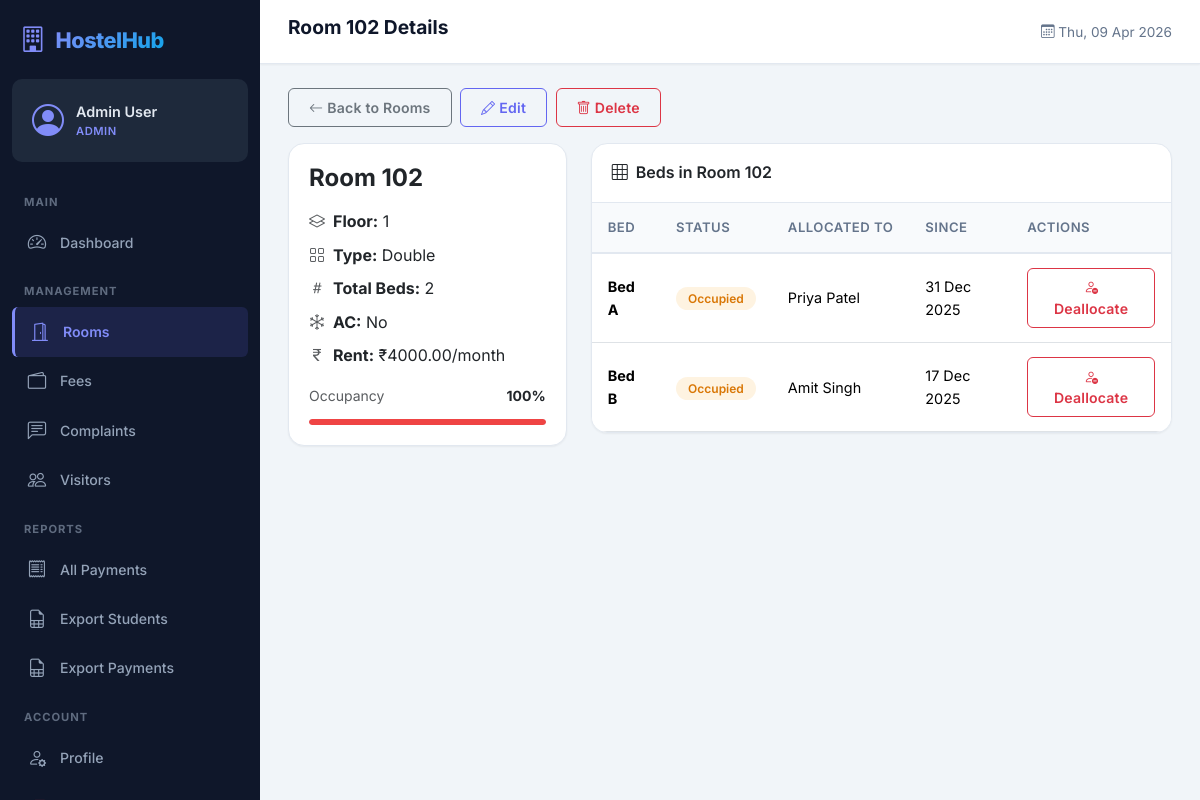
The app's page /rooms/2/ (signed in) with its own data.
### apps/accounts/models.py (models this page shows, shortened)
class CustomUser(AbstractUser):
    ROLE_CHOICES = [
        ('student', 'Student'),
        ('admin', 'Admin'),
        ('warden', 'Warden'),
    ]
    role = models.CharField(max_length=10, choices=ROLE_CHOICES, default='student')
    phone = models.CharField(max_length=15, blank=True)
    parent_phone = models.CharField(max_length=15, blank=True, verbose_name='Parent/Guardian Phone')
    address = models.TextField(blank=True)
    institution = models.CharField(max_length=200, blank=True, verbose_name='College/Institution')
    profile_pic = models.ImageField(upload_to='profile_pics/', blank=True, null=True)
    class Meta:
        verbose_name = 'User'
        verbose_name_plural = 'Users'
    @property
    def is_student(self):
        return self.role == 'student'
    @property
    def is_hostel_admin(self):
        return self.role == 'admin' or self.is_superuser

### apps/rooms/models.py (models this page shows, shortened)
class Room(models.Model):
    ROOM_TYPE_CHOICES = [
        ('single', 'Single'),
        ('double', 'Double'),
        ('triple', 'Triple'),
        ('dormitory', 'Dormitory'),
    ]
    room_number = models.CharField(max_length=20, unique=True)
    floor = models.PositiveIntegerField(default=1)
    room_type = models.CharField(max_length=10, choices=ROOM_TYPE_CHOICES, default='double')
    total_beds = models.PositiveIntegerField(default=2)
    is_ac = models.BooleanField(default=False, verbose_name='Air Conditioned')
    monthly_rent = models.DecimalField(max_digits=10, decimal_places=2, default=5000.00)
    description = models.TextField(blank=True)
    created_at = models.DateTimeField(auto_now_add=True)
    class Meta:
        ordering = ['floor', 'room_number']
    @property
    def occupied_beds(self):
        return self.beds.filter(status='occupied').count()
    @property
    def occupancy_percentage(self):
        total = self.beds.count()
        if total == 0:
            return 0
        return round((self.occupied_beds / total) * 100)

class Bed(models.Model):
    STATUS_CHOICES = [
        ('available', 'Available'),
        ('occupied', 'Occupied'),
        ('maintenance', 'Under Maintenance'),
    ]
    room = models.ForeignKey(Room, on_delete=models.CASCADE, related_name='beds')
    bed_label = models.CharField(max_length=10, help_text='e.g., A, B, C')
    status = models.CharField(max_length=15, choices=STATUS_CHOICES, default='available')
    class Meta:
        unique_together = ('room', 'bed_label')
        ordering = ['room', 'bed_label']

class Allocation(models.Model):
    student = models.ForeignKey(settings.AUTH_USER_MODEL, on_delete=models.CASCADE, related_name='allocations')
    bed = models.ForeignKey(Bed, on_delete=models.CASCADE, related_name='allocations')
    start_date = models.DateField()
    end_date = models.DateField(blank=True, null=True)
    is_active = models.BooleanField(default=True)
    allocated_by = models.ForeignKey(
        settings.AUTH_USER_MODEL, on_delete=models.SET_NULL, null=True,
        related_name='allocations_made'
    )
    created_at = models.DateTimeField(auto_now_add=True)
    notes = models.TextField(blank=True)
    class Meta:
        ordering = ['-created_at']

### apps/rooms/views.py (the view)
# urls.py: path('<int:pk>/', views.room_detail, name='room_detail'),
@login_required
def room_detail(request, pk):
    room = get_object_or_404(Room, pk=pk)
    beds = room.beds.all()
    allocations = Allocation.objects.filter(bed__room=room, is_active=True).select_related('student', 'bed')
    context = {
        'room': room,
        'beds': beds,
        'allocations': allocations,
    }
    return render(request, 'rooms/room_detail.html', context)

### templates/rooms/room_detail.html (shortened to what this page needs)
{% extends 'base.html' %}
{% block page_title %}Room {{ room.room_number }} Details{% endblock %}
{% block content %}
<div class="mb-3">
    <a href="{% url 'rooms:room_list' %}" class="btn btn-sm btn-outline-secondary">
        <i class="bi bi-arrow-left me-1"></i>Back to Rooms
    </a>
    {% if user.is_hostel_admin or user.is_warden %}
    <a href="{% url 'rooms:room_edit' room.pk %}" class="btn btn-sm btn-outline-primary ms-1">
        <i class="bi bi-pencil me-1"></i>Edit
    </a>
    <a href="{% url 'rooms:room_delete' room.pk %}" class="btn btn-sm btn-outline-danger ms-1">
        <i class="bi bi-trash me-1"></i>Delete
    </a>
    {% endif %}
</div>
<div class="row g-4">
    <div class="col-lg-4">
        <div class="card animate-slide-up">
            <div class="card-body">
                <h4 class="fw-bold mb-3">Room {{ room.room_number }}</h4>
                <ul class="list-unstyled">
                    <li class="mb-2"><i class="bi bi-layers me-2 text-muted"></i><strong>Floor:</strong> {{ room.floor }}</li>
                    <li class="mb-2"><i class="bi bi-grid me-2 text-muted"></i><strong>Type:</strong> {{ room.get_room_type_display }}</li>
                    <li class="mb-2"><i class="bi bi-hash me-2 text-muted"></i><strong>Total Beds:</strong> {{ room.total_beds }}</li>
                    <li class="mb-2"><i class="bi bi-snow me-2 text-muted"></i><strong>AC:</strong> {% if room.is_ac %}Yes{% else %}No{% endif %}</li>
                    <li class="mb-2"><i class="bi bi-currency-rupee me-2 text-muted"></i><strong>Rent:</strong> ₹{{ room.monthly_rent }}/month</li>
                </ul>
                <div class="mt-3">
                    <div class="d-flex justify-content-between mb-1">
                        <small class="text-muted">Occupancy</small>
                        <small class="fw-bold">{{ room.occupancy_percentage }}%</small>
                    </div>
                    <div class="occupancy-bar">
                        <div class="occupancy-fill {% if room.occupancy_percentage > 80 %}high{% elif room.occupancy_percentage > 40 %}mid{% else %}low{% endif %}"
                             style="width: {{ room.occupancy_percentage }}%"></div>
                    </div>
                </div>
            </div>
        </div>
    </div>
    <div class="col-lg-8">
        <div class="card animate-slide-up">
            <div class="card-header">
                <i class="bi bi-grid-3x3 me-2"></i>Beds in Room {{ room.room_number }}
            </div>
            <div class="card-body p-0">
                <div class="table-responsive">
                    <table class="table">
                        <thead>
                            <tr>
                                <th>Bed</th>
                                <th>Status</th>
                                <th>Allocated To</th>
                                <th>Since</th>
                                <th>Actions</th>
                            </tr>
                        </thead>
                        <tbody>
                            {% for bed in beds %}
                            <tr>
                                <td><strong>Bed {{ bed.bed_label }}</strong></td>
                                <td><span class="badge-status badge-{{ bed.status }}">{{ bed.get_status_display }}</span></td>
                                <td>
                                    {% for alloc in allocations %}
                                        {% if alloc.bed_id == bed.id %}
                                            {{ alloc.student.get_full_name }}
                                        {% endif %}
                                    {% endfor %}
                                </td>
                                <td>
                                    {% for alloc in allocations %}
                                        {% if alloc.bed_id == bed.id %}
                                            {{ alloc.start_date|date:"d M Y" }}
                                        {% endif %}
                                    {% endfor %}
                                </td>
                                <td>
                                    {% if user.is_hostel_admin or user.is_warden %}
                                        {% if bed.status == 'available' %}
                                        <a href="{% url 'rooms:allocate_bed' bed.pk %}" class="btn btn-sm btn-success">
                                            <i class="bi bi-person-plus"></i> Allocate
                                        </a>
                                        {% else %}
                                            {% for alloc in allocations %}
                                                {% if alloc.bed_id == bed.id %}
                                                <a href="{% url 'rooms:deallocate_bed' alloc.pk %}" class="btn btn-sm btn-outline-danger">
                                                    <i class="bi bi-person-dash"></i> Deallocate
                                                </a>
                                                {% endif %}
                                            {% endfor %}
                                        {% endif %}
                                    {% endif %}
                                </td>
                            </tr>
                            {% endfor %}
                        </tbody>
                    </table>
                </div>
            </div>
        </div>
    </div>
</div>
{% endblock %}

### templates/base.html (shortened to what this page needs)
{% load static %}
<!DOCTYPE html>
<html lang="en" data-bs-theme="light">
<head>
    <link href="https://cdn.jsdelivr.net/npm/bootstrap@5.3.3/dist/css/bootstrap.min.css" rel="stylesheet">
    <link rel="stylesheet" href="https://cdn.jsdelivr.net/npm/bootstrap-icons@1.11.3/font/bootstrap-icons.min.css">
    <link rel="stylesheet" href="{% static 'css/style.css' %}">
</head>
<body>
    {% if user.is_authenticated %}
    <div class="app-wrapper">
        <nav class="sidebar" id="sidebar">
            <div class="sidebar-header">
                <div class="brand">
                    <i class="bi bi-building"></i>
                    <span class="brand-text">HostelHub</span>
                </div>
            </div>
            <div class="sidebar-user">
                <div class="user-avatar">
                    <i class="bi bi-person-circle"></i>
                </div>
                <div class="user-info">
                    <span class="user-name">{{ user.get_full_name|default:user.username }}</span>
                    <span class="user-role badge-role">{{ user.get_role_display }}</span>
                </div>
            </div>
            <ul class="sidebar-nav">
                <li class="nav-section">Main</li>
                <li class="nav-item {% if request.resolver_match.url_name == 'home' %}active{% endif %}">
                    <a href="{% url 'dashboard:home' %}">
                        <i class="bi bi-speedometer2"></i>
                        <span>Dashboard</span>
                    </a>
                </li>
                <li class="nav-section">Management</li>
                <li class="nav-item {% if 'rooms' in request.resolver_match.app_name %}active{% endif %}">
                    <a href="{% url 'rooms:room_list' %}">
                        <i class="bi bi-door-open"></i>
                        <span>Rooms</span>
                    </a>
                </li>
                <li class="nav-item {% if 'fees' in request.resolver_match.app_name %}active{% endif %}">
                    <a href="{% url 'fees:fee_dashboard' %}">
                        <i class="bi bi-wallet2"></i>
                        <span>Fees</span>
                    </a>
                </li>
                <li class="nav-item {% if 'complaints' in request.resolver_match.app_name %}active{% endif %}">
                    <a href="{% url 'complaints:complaint_list' %}">
                        <i class="bi bi-chat-left-text"></i>
                        <span>Complaints</span>
                    </a>
                </li>
                <li class="nav-item {% if 'visitors' in request.resolver_match.app_name %}active{% endif %}">
                    <a href="{% url 'visitors:visitor_list' %}">
                        <i class="bi bi-people"></i>
                        <span>Visitors</span>
                    </a>
                </li>
                {% if user.is_hostel_admin or user.is_warden %}
                <li class="nav-section">Reports</li>
                <li class="nav-item">
                    <a href="{% url 'fees:all_payments' %}">
                        <i class="bi bi-receipt"></i>
                        <span>All Payments</span>
                    </a>
                </li>
                <li class="nav-item">
                    <a href="{% url 'dashboard:export_csv' 'students' %}">
                        <i class="bi bi-file-earmark-spreadsheet"></i>
                        <span>Export Students</span>
                    </a>
                </li>
                <li class="nav-item">
                    <a href="{% url 'dashboard:export_csv' 'payments' %}">
                        <i class="bi bi-file-earmark-spreadsheet"></i>
                        <span>Export Payments</span>
                    </a>
                </li>
                {% endif %}
                <li class="nav-section">Account</li>
                <li class="nav-item {% if request.resolver_match.url_name == 'profile' %}active{% endif %}">
                    <a href="{% url 'accounts:profile' %}">
                        <i class="bi bi-person-gear"></i>
                        <span>Profile</span>
                    </a>
                </li>
                <li class="nav-item">
                    <a href="{% url 'accounts:logout' %}" class="text-danger">
                        <i class="bi bi-box-arrow-left"></i>
                    </a>
                </li>
            </ul>
        </nav>
        <main class="main-content">
            <header class="top-navbar">
                <h1 class="page-title">{% block page_title %}Dashboard{% endblock %}</h1>
                <div class="navbar-actions">
                    <span class="welcome-text d-none d-sm-inline">
                        <i class="bi bi-calendar3"></i>
                        {% now "D, d M Y" %}
                    </span>
                </div>
            </header>
            <div class="content-area">
                {% block content %}{% endblock %}
            </div>
        </main>
    </div>
    {% endif %}
</body>
</html>

### records on screen
CustomUser: get_full_name "Admin User", role "ADMIN"
Room: room_number "102", floor "1", room_type "Double", total_beds "2", monthly_rent "4000.00", occupancy_percentage "100"
Bed: bed_label "A", status "Occupied"
Allocation: student.get_full_name "Priya Patel", start_date "31 Dec 2025", shows "Deallocate"
Bed: bed_label "B", status "Occupied"
Allocation: student.get_full_name "Amit Singh", start_date "17 Dec 2025", shows "Deallocate"
